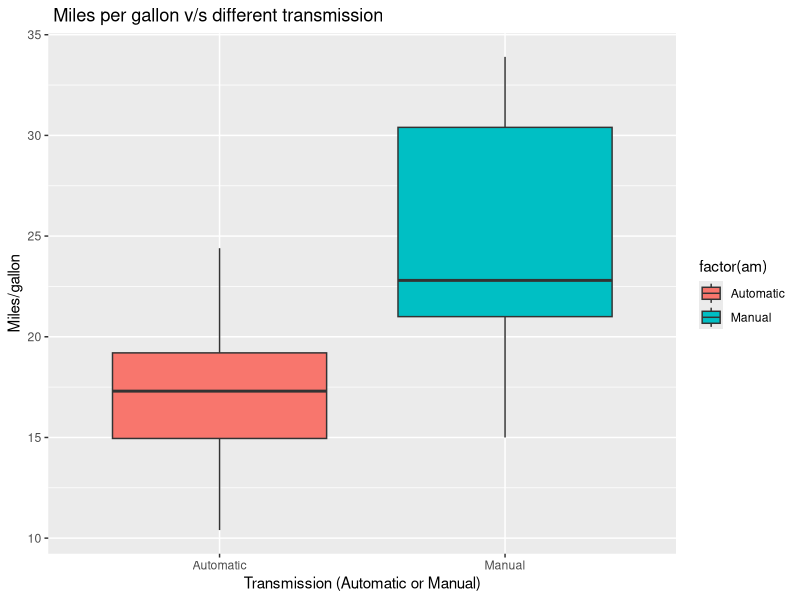
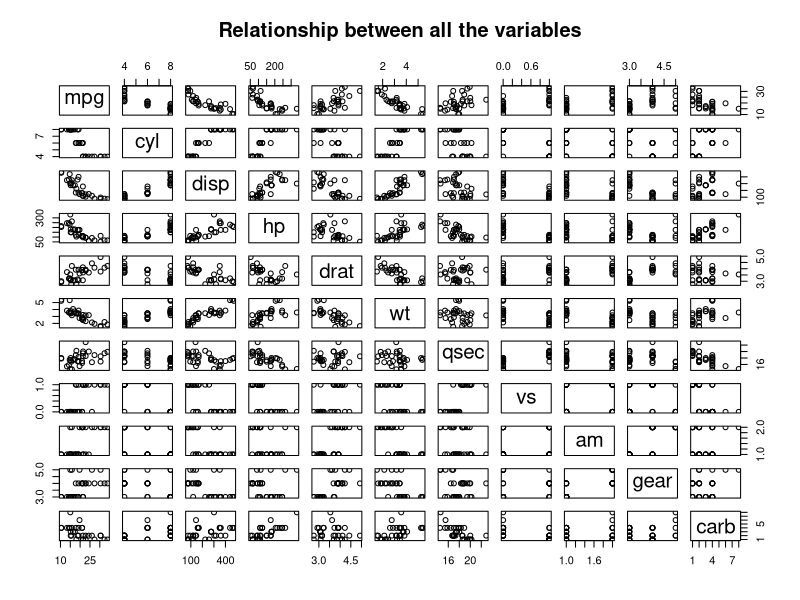
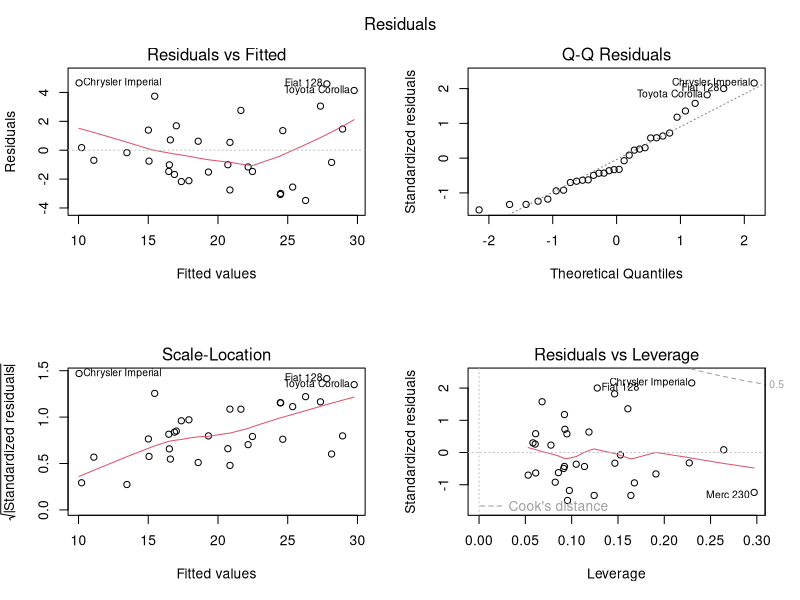

These figures' R source, in order:
## ---- chunk 1
summary(mtcars)
## ---- chunk 2
motorData <- mtcars
cor(motorData$mpg,motorData[,-1])
## ---- chunk 3
motorData$am <- as.factor(motorData$am)
levels(motorData$am) <-c("Automatic", "Manual")
## ---- chunk 4
t.test(motorData$mpg~motorData$am,conf.level=0.95)
## ---- chunk 5
multivariate_model <- lm(data=motorData, mpg ~ .)
summary(multivariate_model)$coefficients[,1:4]
## ---- chunk 6
global_multivariate <- step(lm(data=motorData, mpg ~ .), trace=0)
summary(global_multivariate)
## ---- chunk 7
library(ggplot2)
g <- ggplot(motorData, aes(x=factor(am), y=mpg, fill=factor(am)))
g + geom_boxplot(notch=F) + 
       scale_x_discrete("Transmission (Automatic or Manual)") +   
       scale_y_continuous("Miles/gallon") +  
       ggtitle(" Miles per gallon v/s different transmission")

## ---- chunk 8
pairs(mpg ~ ., data = motorData, main="Relationship between all the variables")
## ---- chunk 9
par(mfrow = c(2,2))
plot(global_multivariate)
mtext("Residuals", side = 3, line = -2, outer = TRUE)
